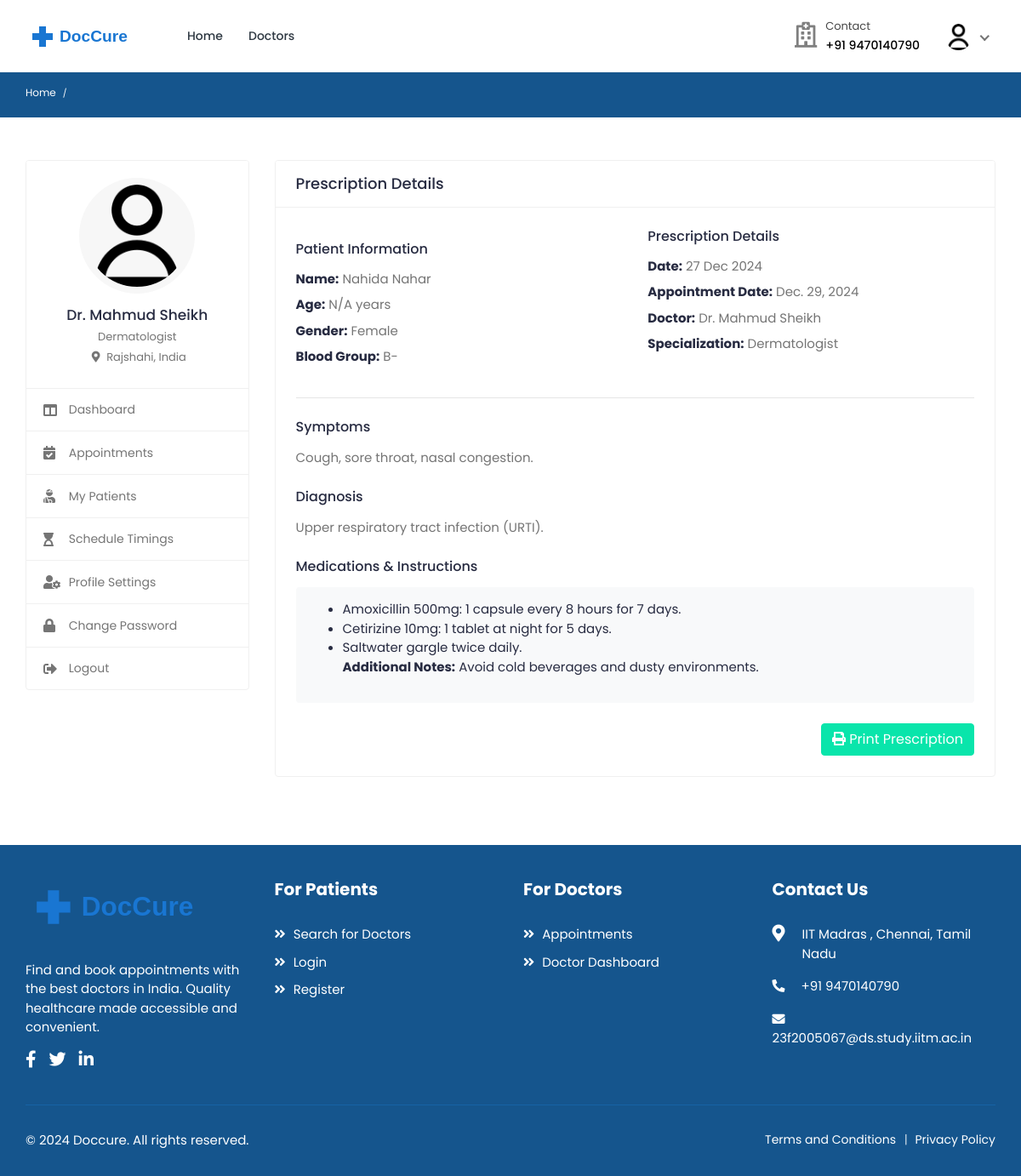
Screenshot of /doctors/prescription/3/ (signed in) with the database file from the repository.
### accounts/models.py (models this page shows, shortened)
class User(AbstractUser):
    class RoleChoices(models.TextChoices):
        DOCTOR = "doctor", "Doctor"
        PATIENT = "patient", "Patient"
    username = models.CharField(max_length=30, unique=True)
    role = models.CharField(
        choices=RoleChoices.choices,
        max_length=20,
        default="patient",
        error_messages={"required": "Role must be provided"},
    )
    email = models.EmailField(
        blank=True,
        error_messages={
            "unique": "A user with that email already exists.",
        },
    )
    first_name = models.CharField(max_length=150, blank=True)
    last_name = models.CharField(max_length=150, blank=True)
    registration_number = models.IntegerField(null=True, blank=True)
    USERNAME_FIELD = "username"
    REQUIRED_FIELDS = []
    objects = CustomUserManager()
    def get_full_name(self):
        full_name = "%s %s" % (self.first_name, self.last_name)
        return full_name.strip() or self.username

class Profile(models.Model):
    user = models.OneToOneField(
        User, on_delete=models.CASCADE, related_name="profile"
    )
    avatar = models.ImageField(
        default="defaults/user.png", upload_to=profile_photo_directory_path
    )
    phone = models.CharField(max_length=20, blank=True, null=True)
    dob = models.DateField(blank=True, null=True)
    about = models.TextField(blank=True, null=True)
    specialization = models.CharField(max_length=255, blank=True, null=True)
    gender = models.CharField(
        max_length=10,
        choices=[("male", "Male"), ("female", "Female"), ("other", "Other")],
        blank=True,
    )
    address = models.TextField(blank=True, null=True)
    city = models.CharField(max_length=100, blank=True)
    state = models.CharField(max_length=100, blank=True)
    postal_code = models.CharField(max_length=20, blank=True)
    country = models.CharField(max_length=100, blank=True)
    price_per_consultation = models.DecimalField(
        max_digits=10, decimal_places=2, null=True, blank=True
    )
    is_available = models.BooleanField(default=True)
    blood_group = models.CharField(
        max_length=5,
        choices=[
            ("A+", "A+"),
            ("A-", "A-"),
            ("B+", "B+"),
            ("B-", "B-"),
            ("O+", "O+"),
            ("O-", "O-"),
            ("AB+", "AB+"),
            ("AB-", "AB-"),
        ],
        blank=True,
        null=True,
    )
    allergies = models.TextField(blank=True, null=True)
    medical_conditions = models.TextField(blank=True, null=True)
    @property
    def image(self):
        return (
            self.avatar.url
            if self.avatar.storage.exists(self.avatar.name)
            else "{}defaults/user.png".format(settings.MEDIA_URL)
        )

### bookings/models.py (models this page shows, shortened)
class Prescription(models.Model):
    booking = models.OneToOneField(
        "Booking", on_delete=models.CASCADE, related_name="prescription"
    )
    doctor = models.ForeignKey(
        "accounts.User",
        on_delete=models.CASCADE,
        related_name="prescriptions_given",
    )
    patient = models.ForeignKey(
        "accounts.User",
        on_delete=models.CASCADE,
        related_name="prescriptions_received",
    )
    symptoms = models.TextField()
    diagnosis = models.TextField()
    medications = RichTextField()
    notes = models.TextField(blank=True)
    created_at = models.DateTimeField(auto_now_add=True)
    updated_at = models.DateTimeField(auto_now=True)
    class Meta:
        ordering = ["-created_at"]

class Booking(models.Model):
    doctor = models.ForeignKey(
        settings.AUTH_USER_MODEL,
        on_delete=models.CASCADE,
        related_name="appointments",
        limit_choices_to={"role": "doctor"},
    )
    patient = models.ForeignKey(
        settings.AUTH_USER_MODEL,
        on_delete=models.CASCADE,
        related_name="patient_appointments",
        limit_choices_to={"role": "patient"},
    )
    appointment_date = models.DateField()
    appointment_time = models.TimeField()
    booking_date = models.DateTimeField(auto_now_add=True)
    status = models.CharField(
        max_length=20,
        choices=[
            ("pending", "Pending"),
            ("confirmed", "Confirmed"),
            ("completed", "Completed"),
            ("cancelled", "Cancelled"),
            ("no_show", "No Show"),
        ],
        default="pending",
    )
    class Meta:
        ordering = ["-appointment_date", "-appointment_time"]
        unique_together = ["doctor", "appointment_date", "appointment_time"]

### doctors/views.py (the view)
class PrescriptionDetailView(DoctorRequiredMixin, DetailView):
    model = Prescription
    template_name = "doctors/prescription_detail.html"
    context_object_name = "prescription"
    def get_queryset(self):
        return Prescription.objects.filter(
            doctor=self.request.user
        ).select_related(
            "doctor",
            "doctor__profile",
            "patient",
            "patient__profile",
            "booking",
        )

### templates/doctors/prescription_detail.html (shortened to what this page needs)
{% extends 'includes/doctor-sidebar.html' %}
{% load static %}
{% block main %}
<div class="row">
    <div class="col-md-12">
        <div class="card">
            <div class="card-header">
                <h4 class="card-title">Prescription Details</h4>
            </div>
            <div class="card-body">
                <div class="row">
                    <div class="col-md-6">
                        <div class="patient-info">
                            <h5>Patient Information</h5>
                            <div class="info-block">
                                <p><strong>Name:</strong> {{ prescription.patient.get_full_name }}</p>
                                <p><strong>Age:</strong> {{ prescription.patient.profile.age|default:"N/A" }} years</p>
                                <p><strong>Gender:</strong> {{ prescription.patient.profile.gender|title|default:"N/A" }}</p>
                                <p><strong>Blood Group:</strong> {{ prescription.patient.profile.blood_group|default:"N/A" }}</p>
                            </div>
                        </div>
                    </div>
                    <div class="col-md-6">
                        <div class="prescription-meta">
                            <h5>Prescription Details</h5>
                            <div class="info-block">
                                <p><strong>Date:</strong> {{ prescription.created_at|date:"d M Y" }}</p>
                                <p><strong>Appointment Date:</strong> {{ prescription.booking.appointment_date }}</p>
                                <p><strong>Doctor:</strong> Dr. {{ prescription.doctor.get_full_name }}</p>
                                <p><strong>Specialization:</strong> {{ prescription.doctor.profile.specialization }}</p>
                            </div>
                        </div>
                    </div>
                </div>
                <hr>
                <div class="row mt-4">
                    <div class="col-md-12">
                        <div class="medical-info">
                            <h5>Symptoms</h5>
                            <p>{{ prescription.symptoms }}</p>
                            <h5 class="mt-4">Diagnosis</h5>
                            <p>{{ prescription.diagnosis }}</p>
                            <h5 class="mt-4">Medications & Instructions</h5>
                            <div class="medication-details">
                                {{ prescription.medications|safe }}
                            </div>
                        </div>
                    </div>
                </div>
                <div class="row mt-4">
                    <div class="col-md-12 text-right">
                        <button onclick="window.print()" class="btn btn-primary">
                            <i class="fas fa-print"></i> Print Prescription
                        </button>
                    </div>
                </div>
            </div>
        </div>
    </div>
</div>
{% endblock %}

### templates/includes/doctor-sidebar.html (shortened to what this page needs)
{% extends 'base.html' %}
{% load static %}
{% block content %}
    <div class="breadcrumb-bar">
        <div class="container-fluid">
            <div class="row align-items-center">
                <div class="col-md-12 col-12">
                    <nav aria-label="breadcrumb" class="page-breadcrumb">
                        <ol class="breadcrumb">
                            <li class="breadcrumb-item"><a href="{% url 'core:home' %}">Home</a></li>
                            <li class="breadcrumb-item active" aria-current="page">{% block page_name1 %}{% endblock %}</li>
                        </ol>
                    </nav>
                </div>
            </div>
        </div>
    </div>
    <div class="content">
        <div class="container-fluid">
            <div class="row">
                <div class="col-md-5 col-lg-4 col-xl-3 theiaStickySidebar">
                    <div class="profile-sidebar">
                        <div class="widget-profile pro-widget-content">
                            <div class="profile-info-widget">
                                <a href="#" class="booking-doc-img">
                                    <img src="{{ user.profile.image }}" alt="User Image">
                                </a>
                                <div class="profile-det-info">
                                    <h3>Dr. {{ user.get_full_name }}</h3>
                                    <div class="patient-details">
                                        {% if user.profile.specialization %}
                                            <h5 class="mb-0">{{ user.profile.specialization }}</h5>
                                        {% endif %}
                                        {% if user.profile.city and user.profile.country %}
                                            <h5 class="mt-2">
                                                <i class="fas fa-map-marker-alt"></i>
                                                {{ user.profile.city }}, {{ user.profile.country }}
                                            </h5>
                                        {% endif %}
                                    </div>
                                </div>
                            </div>
                        </div>
                        <div class="dashboard-widget">
                            <nav class="dashboard-menu">
                                <ul>
                                    <li class="{% if request.resolver_match.url_name == 'dashboard' %}active{% endif %}">
                                        <a href="{% url 'doctors:dashboard' %}">
                                            <i class="fas fa-columns"></i>
                                            <span>Dashboard</span>
                                        </a>
                                    </li>
                                    <li class="{% if request.resolver_match.url_name == 'appointments' %}active{% endif %}">
                                        <a href="{% url 'doctors:appointments' %}">
                                            <i class="fas fa-calendar-check"></i>
                                            <span>Appointments</span>
                                        </a>
                                    </li>
                                    <li class="{% if request.resolver_match.url_name == 'my-patients' %}active{% endif %}">
                                        <a href="{% url 'doctors:my-patients' %}">
                                            <i class="fas fa-user-injured"></i>
                                            <span>My Patients</span>
                                        </a>
                                    </li>
                                    <li class="{% if request.resolver_match.url_name == 'schedule-timings' %}active{% endif %}">
                                        <a href="{% url 'doctors:schedule-timings' %}">
                                            <i class="fas fa-hourglass-start"></i>
                                            <span>Schedule Timings</span>
                                        </a>
                                    </li>
                                    <li class="{% if request.resolver_match.url_name == 'profile-setting' %}active{% endif %}">
                                        <a href="{% url 'doctors:profile-setting' %}">
                                            <i class="fas fa-user-cog"></i>
                                            <span>Profile Settings</span>
                                        </a>
                                    </li>
                                    <li class="{% if request.resolver_match.url_name == 'change-password' %}active{% endif %}">
                                        <a href="{% url 'doctors:change-password' %}">
                                            <i class="fas fa-lock"></i>
                                            <span>Change Password</span>
                                        </a>
                                    </li>
                                    <li>
                                        <a href="{% url 'accounts:logout' %}">
                                            <i class="fas fa-sign-out-alt"></i>
                                            <span>Logout</span>
                                        </a>
                                    </li>
                                </ul>
                            </nav>
                        </div>
                    </div>
                </div>
                <div class="col-md-7 col-lg-8 col-xl-9">
                    {% block main %}{% endblock %}
                </div>
            </div>
        </div>
    </div>
{% endblock %}

### templates/includes/navbar.html (shortened to what this page needs)
{% load static %}
<header class="header">
    <nav class="navbar navbar-expand-lg header-nav">
        <div class="navbar-header">
            <a href="{% url 'core:home' %}" class="navbar-brand logo">
                <img src="{% static 'assets/img/logo2.svg' %}" class="img-fluid" alt="Logo">
            </a>
        </div>
        <div class="main-menu-wrapper">
            <ul class="main-nav">
                <li {% if request.path == '/' %}class="active"{% endif %}>
                    <a href="{% url 'core:home' %}">Home</a>
                </li>
                <li class="has-submenu{% if request.path == '/doctors/' %} active {% endif %}">
                    <a href="{% url 'doctors:list' %}">Doctors</a>
                </li>
            </ul>
        </div>
        <ul class="nav header-navbar-rht">
            <li class="nav-item contact-item">
                <div class="header-contact-img">
                    <i class="far fa-hospital"></i>
                </div>
                <div class="header-contact-detail">
                    <p class="contact-header">Contact</p>
                    <p class="contact-info-header"> +91 9470140790</p>
                </div>
            </li>
            {% if not user.is_authenticated %}
                <li class="nav-item">
                    <a class="nav-link header-login" href="{% url 'accounts:login' %}">Login / Signup </a>
                </li>
            {% else %}
                <li class="nav-item dropdown has-arrow logged-item">
                    <a href="#" class="dropdown-toggle nav-link" data-toggle="dropdown">
                        <span class="user-img">
                            <img class="rounded-circle" src="{{ user.profile.image }}" width="31" alt="{{ user.username }}">
                        </span>
                    </a>
                </li>
            {% endif %}
        </ul>
    </nav>
</header>

### rows the page displays
User: profile.image (placeholder picture), get_full_name "Mahmud Sheikh", profile.specialization "Dermatologist", profile.city "Rajshahi", profile.country "India"
Prescription: patient.get_full_name "Nahida Nahar", patient.profile.age "N/A", patient.profile.gender "Female", patient.profile.blood_group "B-", created_at "27 Dec 2024", booking.appointment_date "Dec. 29, 2024", doctor.get_full_name "Mahmud Sheikh", doctor.profile.specialization "Dermatologist", symptoms "Cough, sore throat, nasal congestion.", diagnosis "Upper respiratory tract infection (URTI).", medications "Amoxicillin 500mg: 1 capsule every 8 hours for 7 days. Cetirizine 10mg: 1 tablet at night for 5 days. Saltwater gargle twice daily. Additional Notes: Avoid cold beverages and dusty environments."
